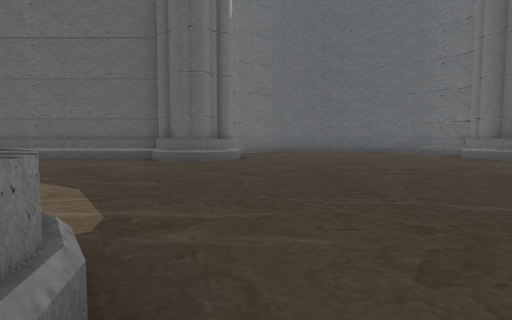
view 1 (above)

21 first-person views from a walk through a Unity game level. The camera is 0.55 m above the floor, tilts 4° down and sees 75° across. The floor is counted in squares, 1 m on a side. Each view is taken from the middle of a square. On the plan, view 1 faces up. The plan holds only what a view shows up to about 9 squares ahead; the rest is blank. The place goes on beyond the plan.

view 2
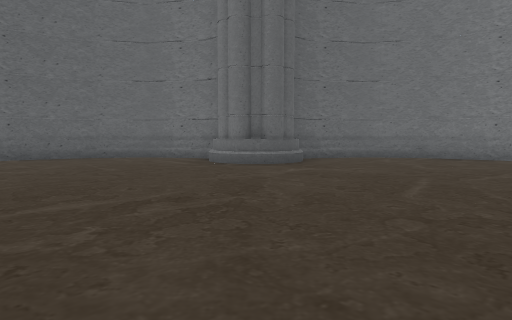

view 3
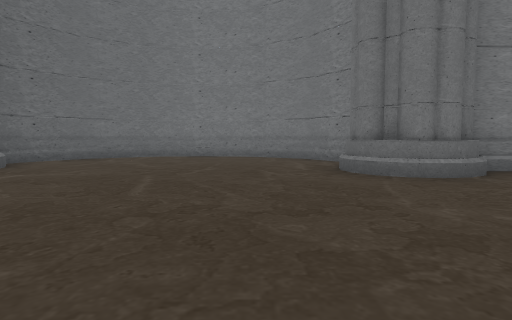

view 4
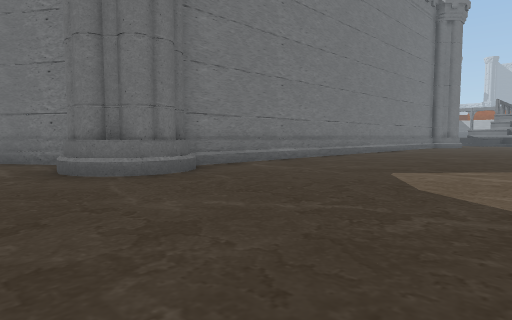

view 5
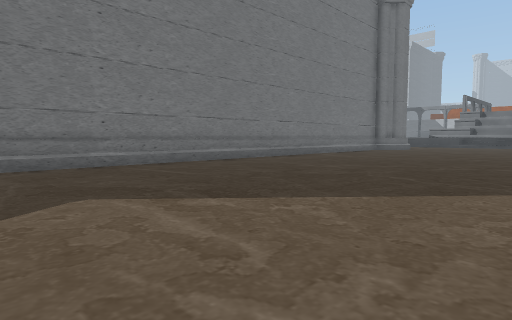

view 6
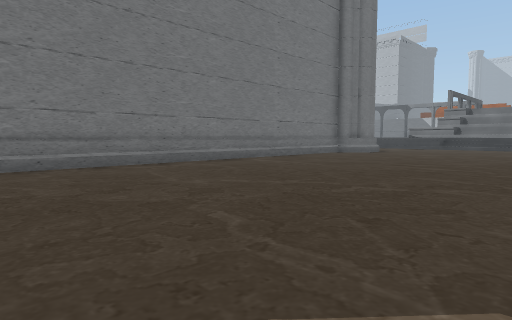

view 7
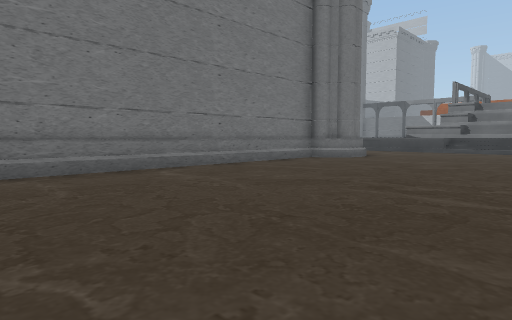

view 8
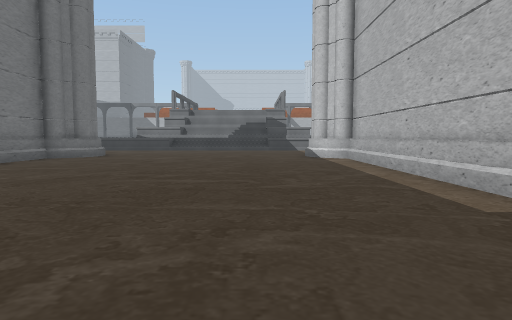

view 9
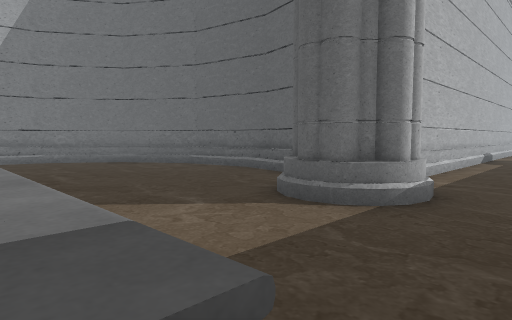

view 10
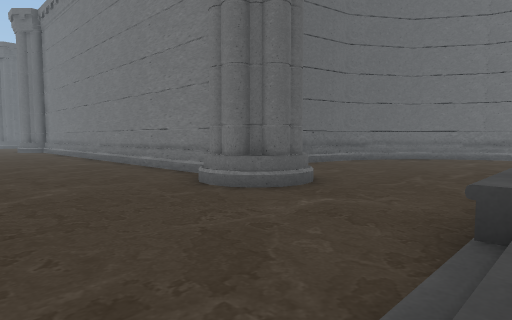

view 11
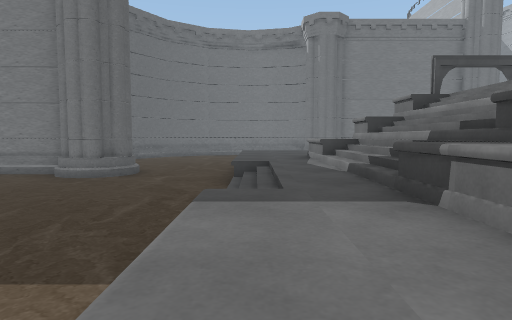

view 12
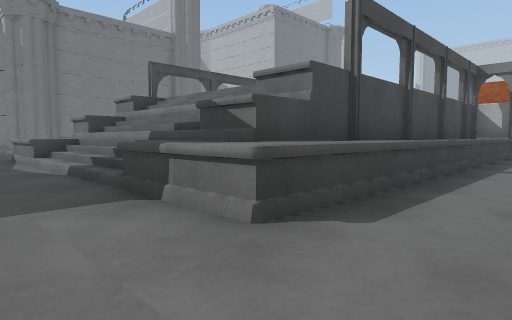

view 13
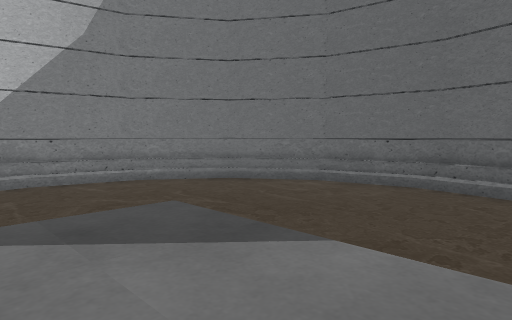

view 14
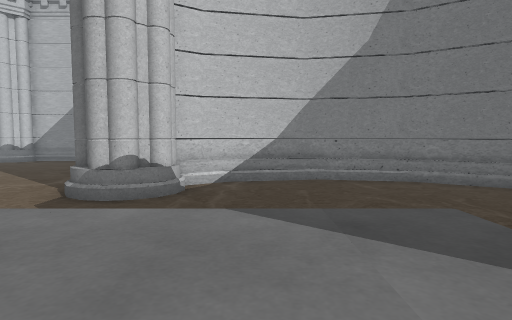

view 15
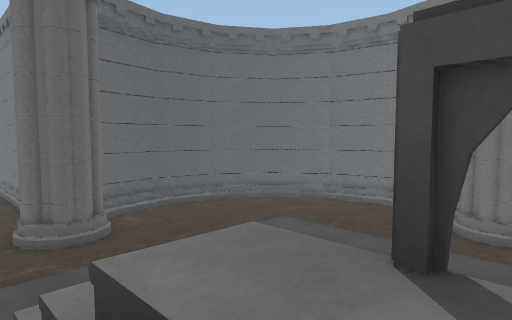

view 16
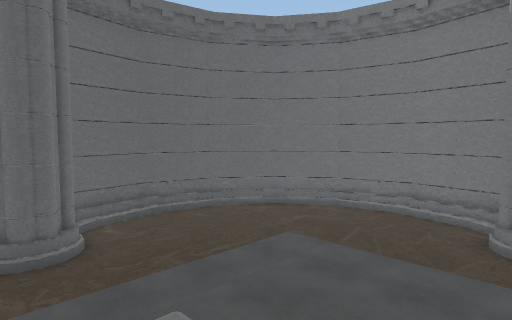

view 17
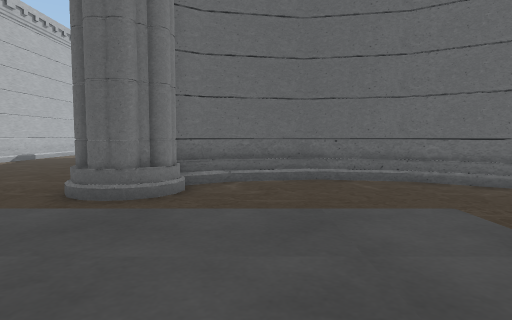

view 18
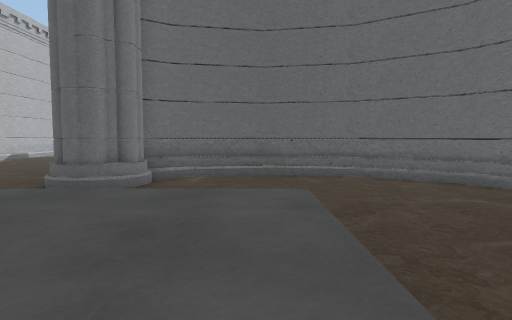

view 19
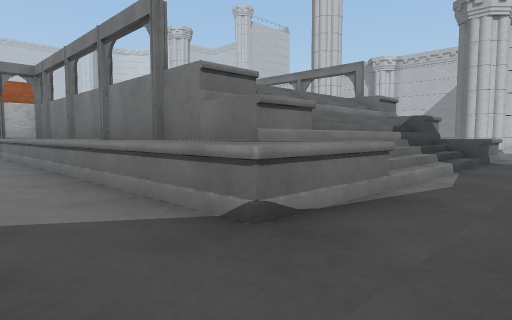

view 20
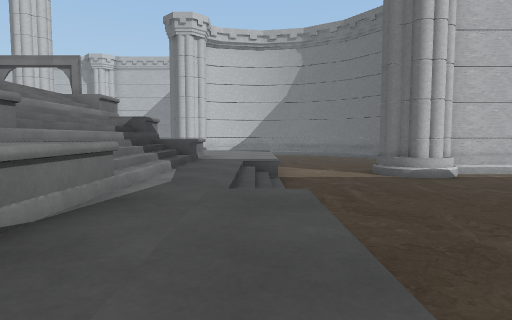

view 21
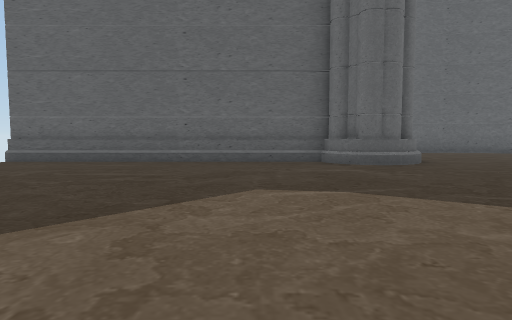

### Floor plan
Key: @ floor where view 1 was taken; # wall or solid block; . main floor; : floor 0.5 m higher than the main floor; + floor 2 m higher than the main floor; / step, stairs or slope; = window, fence, low wall or low ledge; ^ raised ledge; v drop or lower ground; O other object.
Columns run from 11 left of view 1 to 14 right of it. Each row starts with its distance up from view 1.
 13              ###
 12              ..###
 11              ....#
 10             .....#
  9  #######=##......OO
  8   .......#O......OO###
  7   ...................#
  6    ..................##
  5     ..................#
  4     ..................#
  3      ................##
  2       ...............#
  1        .  #......O####
  0            @.....##
 -1            .......#
 -2            .......#
 -3            .......#
 -4            .......#
 -5            .......#
 -6            .......#
 -7            .......#
 -8           ........#
 -9          #........#
-10          #........#
-11          #........#
-12          #........#
-13      #####........#####
-14   ###^^^ #........##^^^###
-15  ##......##......##......#
-16 ##.......#O......#O.......
-17 #.........................
-18 #.........................
-19 ^........................
-20 ^... .::::::////::::::....
-21 ^... .: ::::////:::  :....
-22 #...     :==////==: ::....
-23 ###.     :#=////==:  :...O
-24   O.     :v+////+#:  :...#
-25  ...     :OO   +OO:
-26 ...       O+    +O:
-27 ..        O+    OO

Where each view was taken, in squares from view 1:
view 1: 0 up, 0 right, facing up
view 2: 3 up, 1 right, facing up-right
view 3: 3 up, 1 right, facing right
view 4: 3 up, 1 right, facing down-right
view 5: 1 down, 0 right, facing down-right
view 6: 4 down, 0 right, facing down-right
view 7: 7 down, 1 right, facing down-right
view 8: 6 down, 1 right, facing down
view 9: 20 down, 1 right, facing up-left
view 10: 20 down, 2 right, facing up-right
view 11: 20 down, 3 left, facing right
view 12: 20 down, 3 left, facing down-right
view 13: 21 down, 3 left, facing up-left
view 14: 21 down, 3 left, facing left
view 15: 25 down, 4 right, facing up-right
view 16: 24 down, 5 right, facing up-right
view 17: 22 down, 9 right, facing up
view 18: 23 down, 10 right, facing up
view 19: 20 down, 8 right, facing down-left
view 20: 20 down, 8 right, facing left
view 21: 1 up, 4 left, facing up
